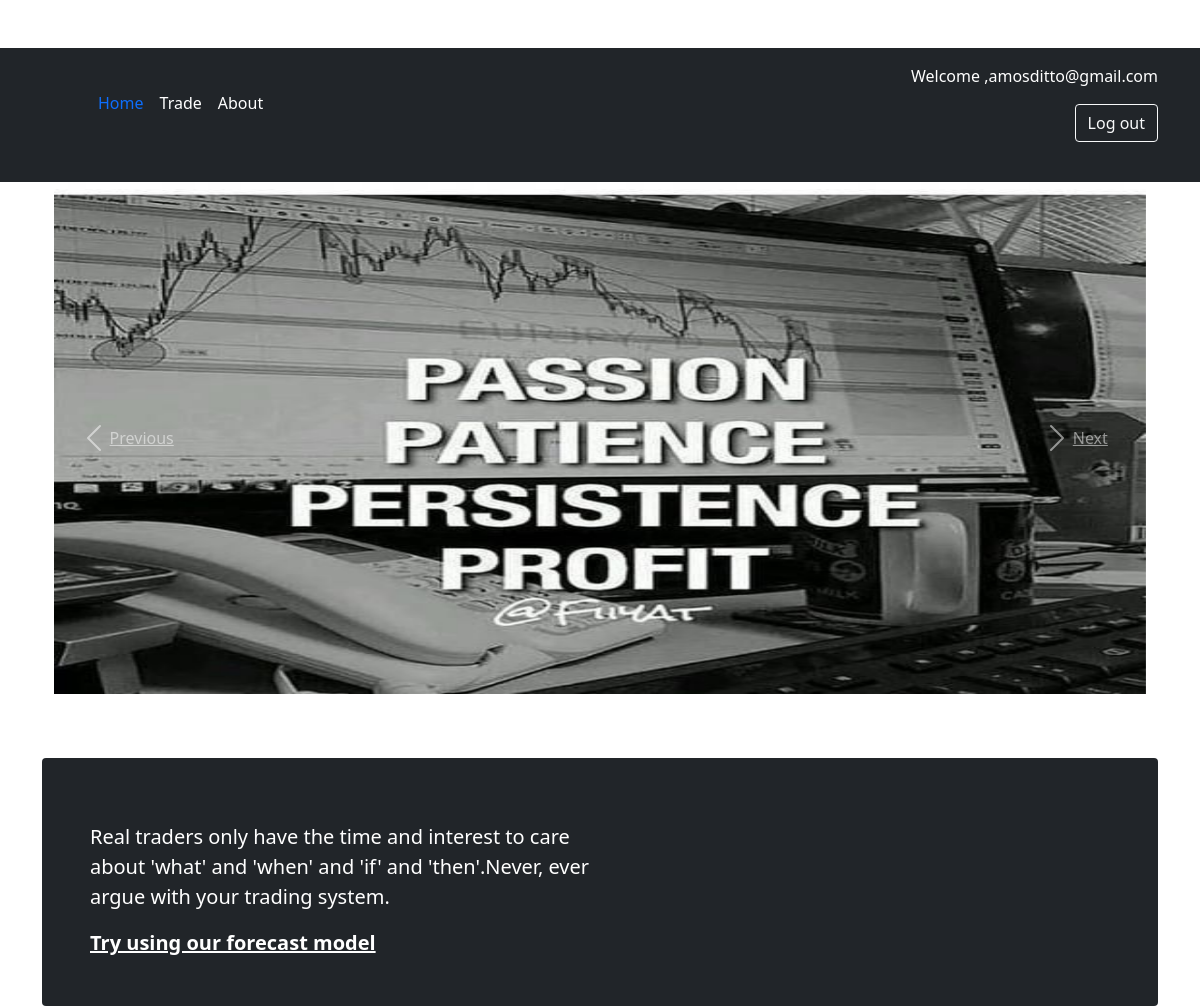
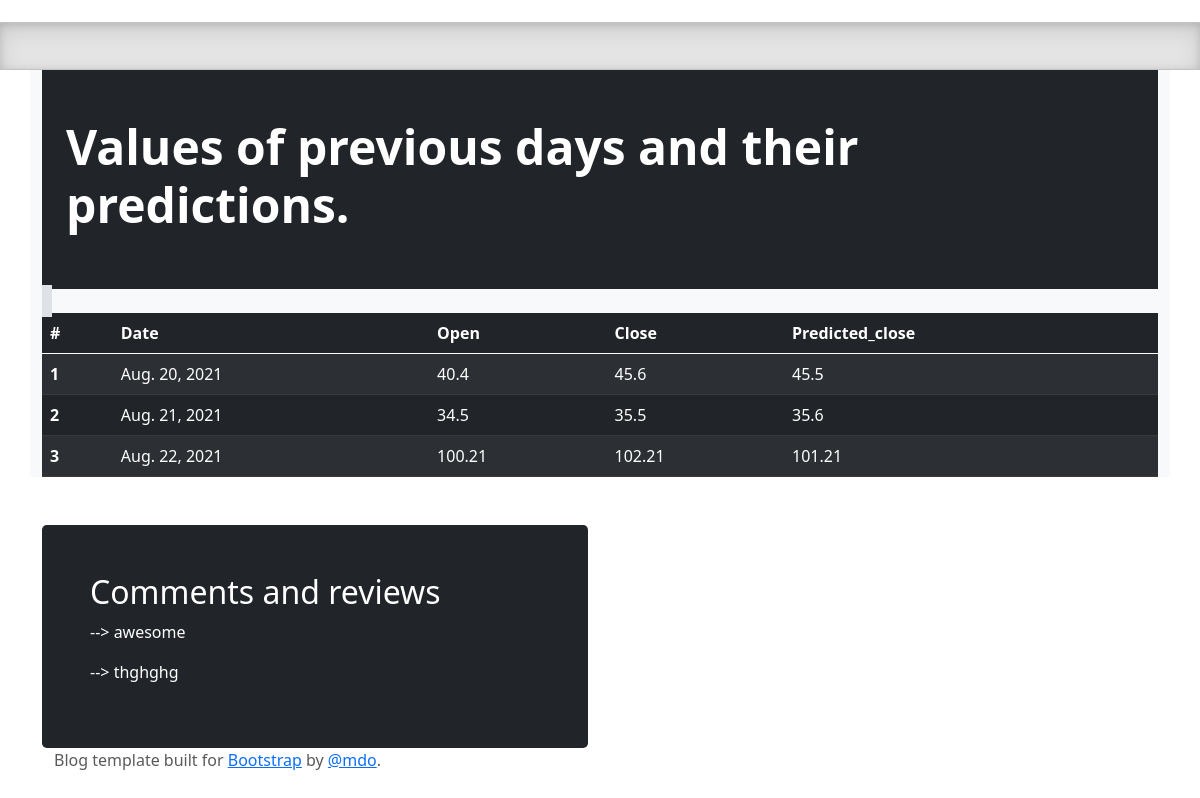
The app's page / (signed in) with its own data (2 pictures, top to bottom).
### stockapp/models.py (models this page shows)
class Stockprices(models.Model):
    date = models.DateField(null=False)
    open = models.FloatField(blank=True)
    close = models.FloatField(null= False)
    predicted_close = models.FloatField(null= False)

class Comment(models.Model):
    comments = models.CharField(max_length= 200)

### stockapp/views.py (the view)
# urls.py: path('', views.homeview, name= 'home'),
def homeview(request):
    data = Stockprices.objects.all()
    comments = Comment.objects.all()
    context = {'data':data, 'comments':comments}
    return render(request, 'stockapp/home.html',context)

### templates/stockapp/home.html (shortened to what this page needs)
{% load static %}
<!doctype html>
<html lang="en">
    <head>
        <link href= "{% static "/assets/dist/css/bootstrap.min.css" %}" rel="stylesheet">
        <link href= "{% static "/assets/dist/headers.css" %}" rel="stylesheet">
        <link href="{% static "/assets/dist/carousel.css" %}" rel="stylesheet">
    </head>
    <body>
        <header class="p-3 bg-dark text-white">
            <div class="container mb-4">
                <div class="d-flex flex-wrap align-items-center justify-content-center justify-content-lg-start">
                    <a href="/" class="d-flex align-items-center mb-2 mb-lg-0 text-white text-decoration-none">
                        <svg class="bi me-2" width="40" height="32" role="img" aria-label="Bootstrap"><use xlink:href="#bootstrap"/></svg>
                    </a>
                    <ul class="nav col-12 col-lg-auto me-lg-auto mb-2 justify-content-center mb-md-0">
                        <li><a href="#" class="nav-link px-2 text-primary">Home</a></li>
                        <li><a href="{% url 'trade' %}" class="nav-link px-2 text-white">Trade</a></li>
                        <li><a href="#" class="nav-link px-2 text-white">About</a></li>
                    </ul>
                    <div class="text-end">
                        <p>Welcome ,{% if user.is_authenticated %}{{ user.username}}{% else %}Visitor {% endif %}</p>
                        {% if user.is_authenticated %}
                        <a class="btn btn-outline-light" href="logout"> Log out</a>
                        {% else %}
                        <a class="btn btn-primary" href='login' role="button">Login</a>
                        <a class="btn btn-warning" href="{% url 'signin' %}"role="button">Sign-in</a>
                        {% endif %}
                    </div>
                </div>
            </div>
        </header>
        <div class="container-md mb-4">
            <div id="carouselExampleControls" class="carousel slide" data-ride="carousel">
                <div class="carousel-inner">
                    <div class= "container text-center">
                        <div class="carousel-item active">
                            <img class="d-block w-100" style='max-width: 80%;' src="{% static "/stocks.jpg" %}" alt="First slide">
                        </div>
                    </div>
                </div>
                <a class="carousel-control-prev" href="#carouselExampleControls" role="button" data-slide="prev">
                    <span class="carousel-control-prev-icon" aria-hidden="true"></span>
                    <span class="sr-only">Previous</span>
                </a>
                <a class="carousel-control-next" href="#carouselExampleControls" role="button" data-slide="next">
                    <span class="carousel-control-next-icon" aria-hidden="true"></span>
                    <span class="sr-only">Next</span>
                </a>
            </div>
        </div>
        <div class="container">
            <div class="p-4 p-md-5 mb-4 text-white rounded bg-dark">
                <div class="col-md-6 px-0">
                    <p class="lead my-3">Real traders only have the time and interest to care about 'what' and 'when' and 'if' and 'then'.Never, ever argue with your trading system.</p>
                    <p class="lead mb-0"><a href="{% url 'trade' %}" class="text-white fw-bold">Try using our forecast model</a></p>
                </div>
            </div>
        </div>
        <div class="b-example-divider"></div>
        <div class="container mb-4 bg-light">
            <div class="bg-dark text-secondary px-4 py-5">
                <h1 class="display-5 fw-bold text-white">Values of previous days and their predictions.</h1>
            </div>
            <table class="table table-dark table-striped">
                <span class="border border-5"></span>
                <thead>
                    <tr>
                        <th scope="col">#</th>
                        <th scope="col">Date</th>
                        <th scope="col">Open</th>
                        <th scope="col">Close</th>
                        <th scope="col">Predicted_close</th>
                    </tr>
                </thead>
                <tbody>
                    {% for dataa in data %}
                    <tr>
                        <th scope="row">{{ dataa.id }}</th>
                        <td>{{ dataa.date }} </td>
                        <td>{{ dataa.open }}</td>
                        <td>{{ dataa.close }}</td>
                        <td>{{ dataa.predicted_close }}</td>
                    </tr>
                    {% endfor %}
                </tbody>
           </table>
        </div>
        <div class="container py-4">
        <div class="row align-items-md-stretch">
            <div class="col-md-6">
                <div class="h-100 p-5 text-white bg-dark rounded-3">
                    <h2>Comments and reviews</h2>
                    {% for comment in comments %}
                    <p> --> {{ comment.comments }}</p>
                    {% endfor %}
                </div>
            </div>
        </div>
        <div class="container $teal-400">
            <footer class="blog-footer">
                <p>Blog template built for <a href="https://getbootstrap.com/">Bootstrap</a> by <a href="https://twitter.com/mdo">@mdo</a>.</p>
            </footer>
        </div>
    </body>
</html>

### static/assets/headers.css (style rules this page uses)
.b-example-divider { height: 3rem; background-color: rgba(0, 0, 0, .1); border: solid rgba(0, 0, 0, .15); border-width: 1px 0; box-shadow: inset 0 .5em 1.5em rgba(0, 0, 0, .1), inset 0 .125em .5em rgba(0, 0, 0, .15); }
.bi { vertical-align: -.125em; fill: currentColor; }

### static/assets/carousel.css (style rules this page uses)
body { padding-top: 3rem; padding-bottom: 3rem; color: #5a5a5a; }
.carousel { margin-bottom: 4rem; }
.carousel-item { height: 32rem; }
.carousel-item > img { position: absolute; top: 0; left: 0; min-width: 100%; height: 32rem; }

### records on screen
Stockprices: id "1", date "Aug. 20, 2021", open "40.4", close "45.6", predicted_close "45.5"
Stockprices: id "2", date "Aug. 21, 2021", open "34.5", close "35.5", predicted_close "35.6"
Stockprices: id "3", date "Aug. 22, 2021", open "100.21", close "102.21", predicted_close "101.21"
Comment: comments "awesome"
Comment: comments "thghghg"

### other values on screen
{{ user.username }} "amosditto@gmail.com"
